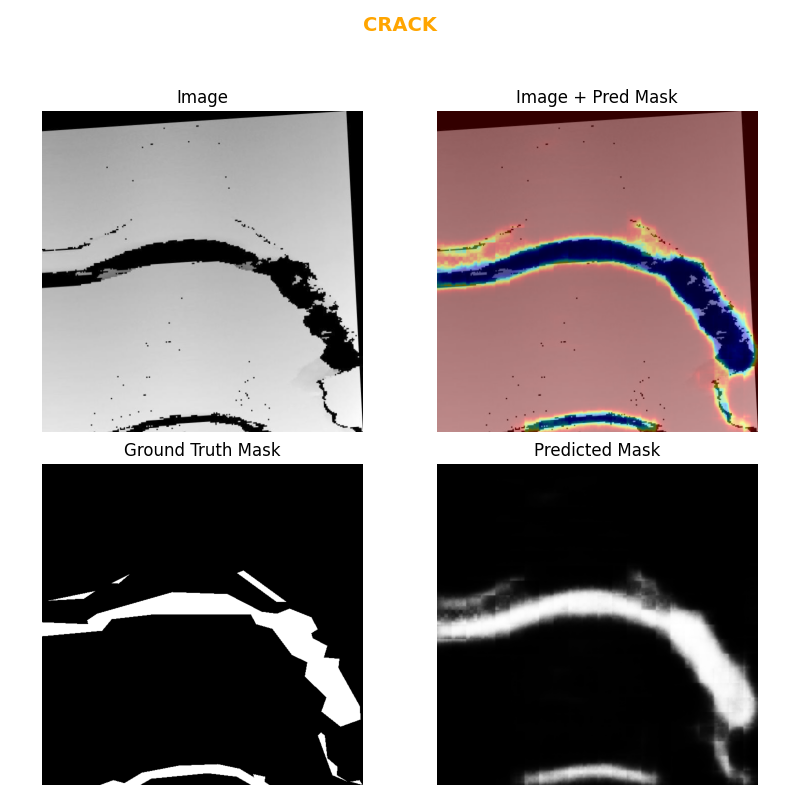
#> input picture results/samples/test/crack_1073-dat_png_jpg.rf.10922db0a0ac2061e3d4efd58cacade1_viz.png, 800 x 800 px, given as the content of the folder all_Segmentation/datasets/merged_clipseg/splits/train/images, which was not available
$ python visualize.py
#> lines starting #> are read from the running program, lines starting #| are printed output that depends on the picture; pictures that were not available may be replaced by others from this repository, and a replacement may not be noted
import cv2
import os
import matplotlib.pyplot as plt
import numpy as np
from tqdm import tqdm

# Paths
for split in ['train', 'val', 'test']:
    base = fr"F:\Projects\Dry_Wall_Segmentation\datasets\merged_clipseg\splits\{split}"

    img_dir = os.path.join(base, "images")
    mask_dir = os.path.join(base, "masks")
    pred_dir = os.path.join(base, "predictions")

    # Create output folder for visualizations
    out_dir = os.path.join(base, "visualizations")
    os.makedirs(out_dir, exist_ok=True)

    # Collect image names
    img_files = [f for f in os.listdir(img_dir) if f.lower().endswith(('.png', '.jpg', '.jpeg'))]

    for name in tqdm(img_files):
        basename = os.path.splitext(name)[0]

        # Infer paths
        img_path = os.path.join(img_dir, name)
        mask_path = os.path.join(mask_dir, basename + ".png")
        pred_path = os.path.join(pred_dir, basename + ".png")

        # Skip if missing any file
        if not (os.path.exists(mask_path) and os.path.exists(pred_path)):
            print(f"Skipping {basename}: missing mask or prediction.")
            continue

        # Read images
        image = cv2.cvtColor(cv2.imread(img_path), cv2.COLOR_BGR2RGB)
        mask = cv2.imread(mask_path, cv2.IMREAD_GRAYSCALE)
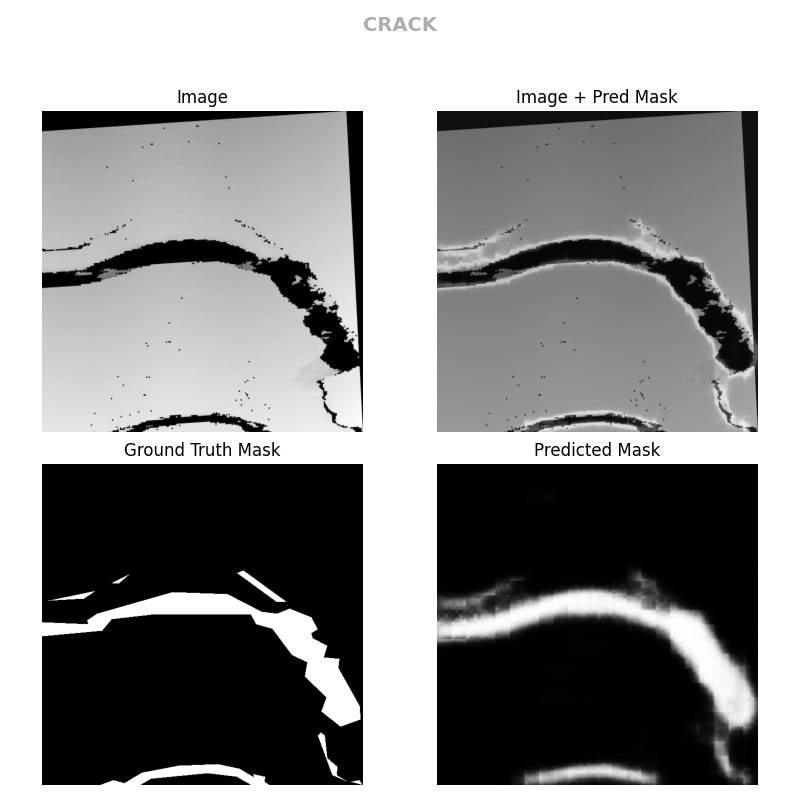
#> mask: shape (800, 800); min 0, max 255, mean 145.1
        pred = cv2.imread(pred_path, cv2.IMREAD_GRAYSCALE)

        # Resize all to match
        h, w = image.shape[:2]
#> h = 800; w = 800
        mask = cv2.resize(mask, (w, h), interpolation=cv2.INTER_NEAREST)
        pred = cv2.resize(pred, (w, h), interpolation=cv2.INTER_NEAREST)

        # Overlay predicted mask (colored, translucent)
        colored_pred = cv2.applyColorMap(pred, cv2.COLORMAP_JET)
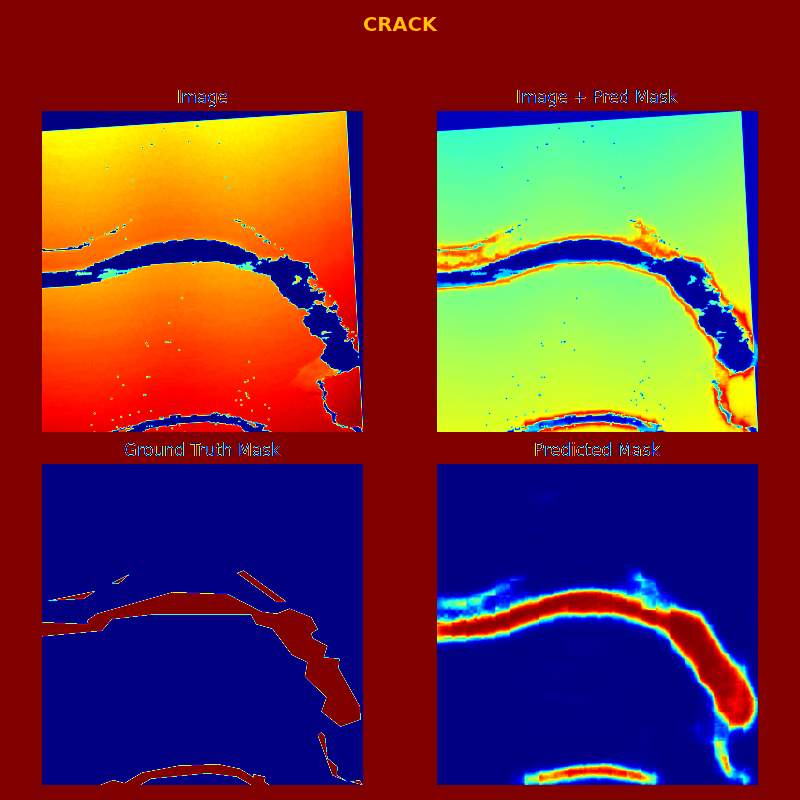
#> colored_pred: shape (800, 800, 3); mean B, G, R 61.8, 53.9, 107.4
        overlay = cv2.addWeighted(image, 0.6, colored_pred, 0.4, 0)
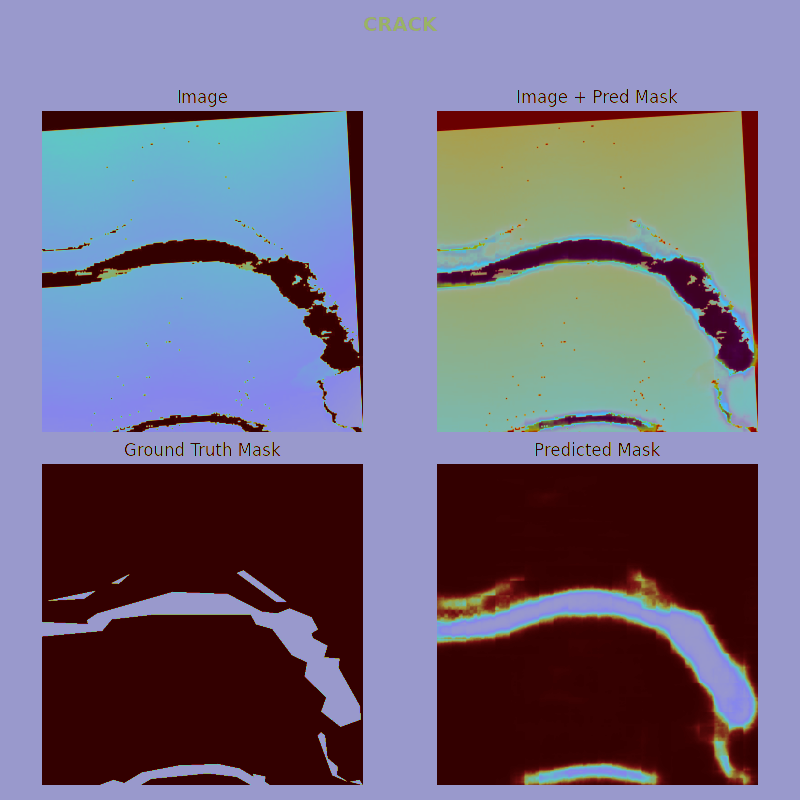
#> overlay: shape (800, 800, 3); mean R, G, B 114.8, 107.4, 128.9

        # Detect crack/join from filename
        label = "crack" if "crack" in basename.lower() else ("join" if "join" in basename.lower() else "unknown")

        # Create figure
        fig, axs = plt.subplots(2, 2, figsize=(8, 8))
        fig.suptitle(label.upper(), color='orange', fontsize=14, fontweight='bold', y=0.98)

        axs[0, 0].imshow(image)
        axs[0, 0].set_title("Image")

        axs[0, 1].imshow(overlay)
        axs[0, 1].set_title("Image + Pred Mask")

        axs[1, 0].imshow(mask, cmap='gray')
        axs[1, 0].set_title("Ground Truth Mask")

        axs[1, 1].imshow(pred, cmap='gray')
        axs[1, 1].set_title("Predicted Mask")

        for ax in axs.flat:
            ax.axis('off')

        plt.tight_layout(rect=[0, 0, 1, 0.95])
        plt.subplots_adjust(wspace=0.05, hspace=0.1)

        # Save result
        out_path = os.path.join(out_dir, basename + "_viz.png")
        plt.savefig(out_path)
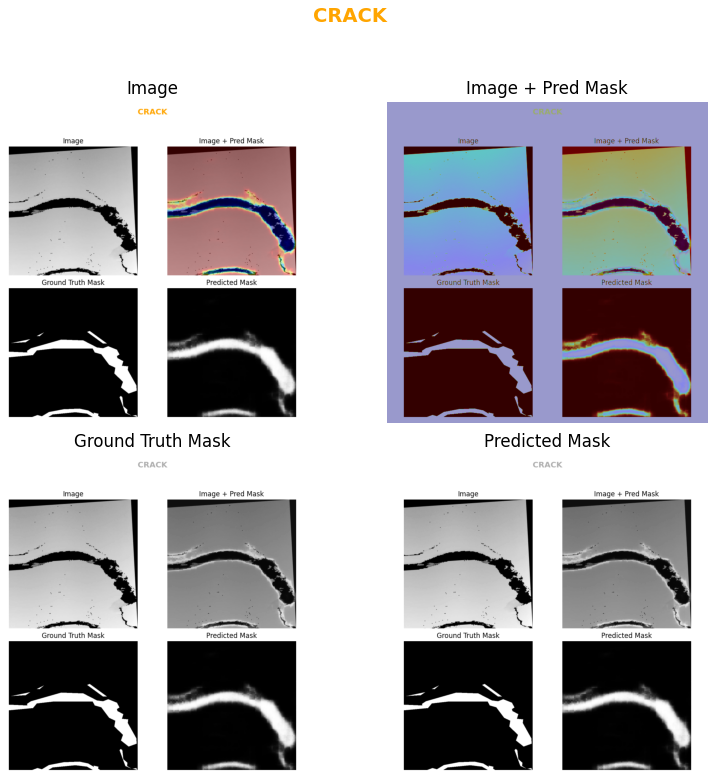
#> figure drawn by matplotlib, 4 panels
        plt.close(fig)

        # print(f"Saved visualization for {basename}")

    print("✅ All visualizations done!")
